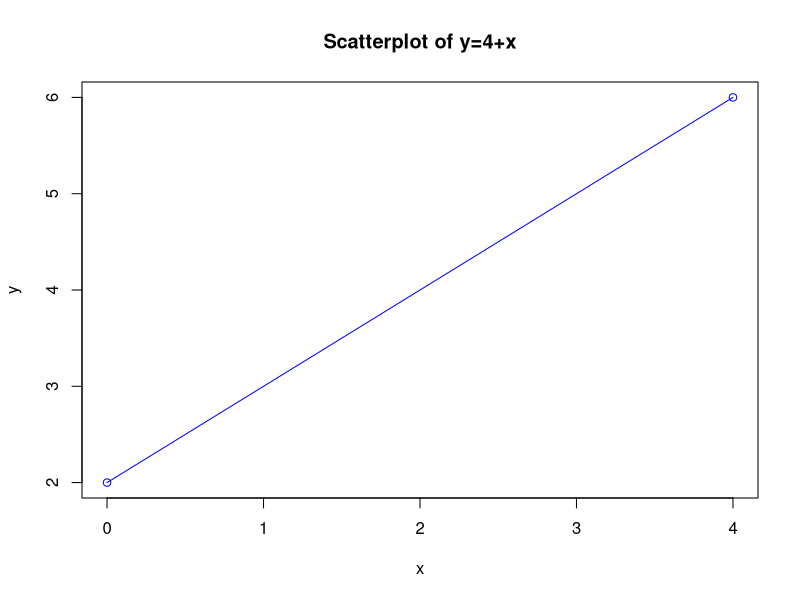
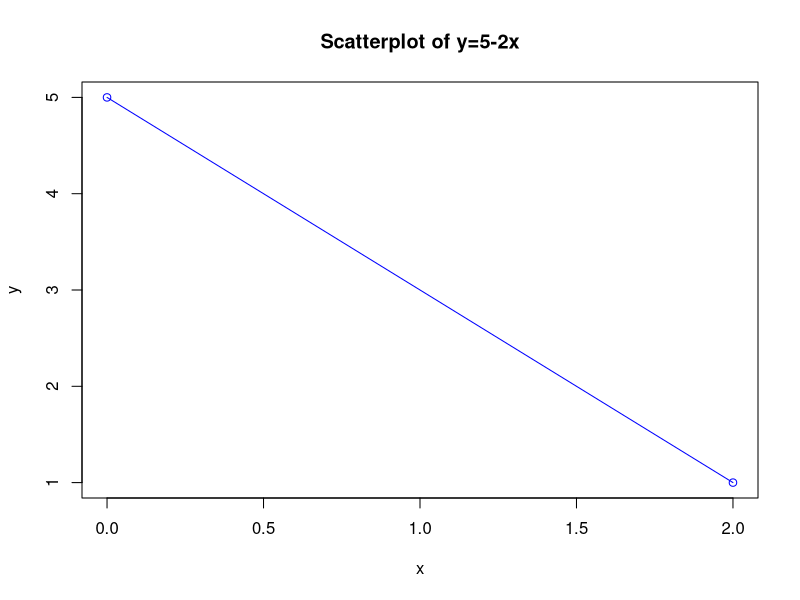
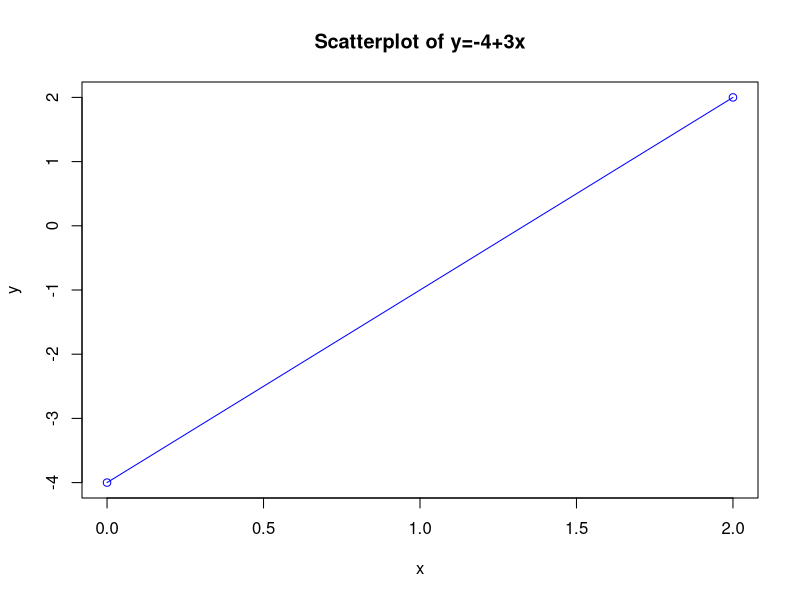
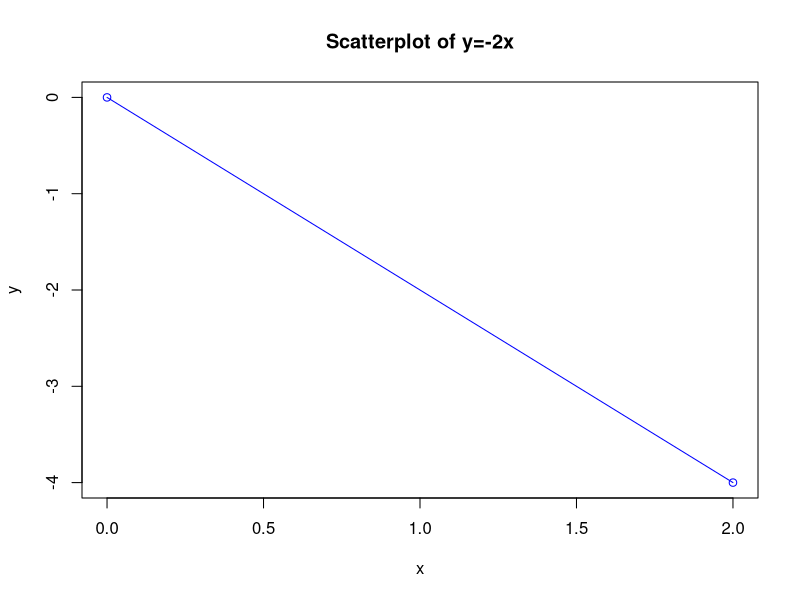
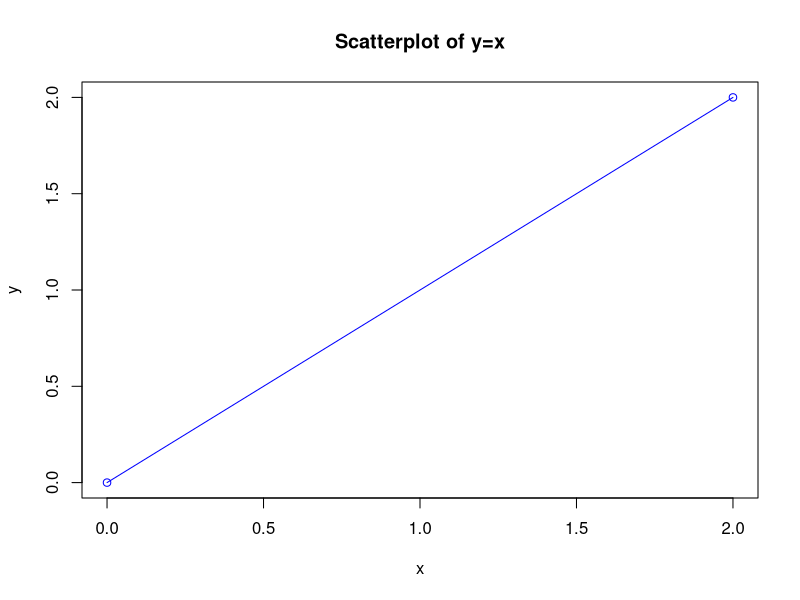
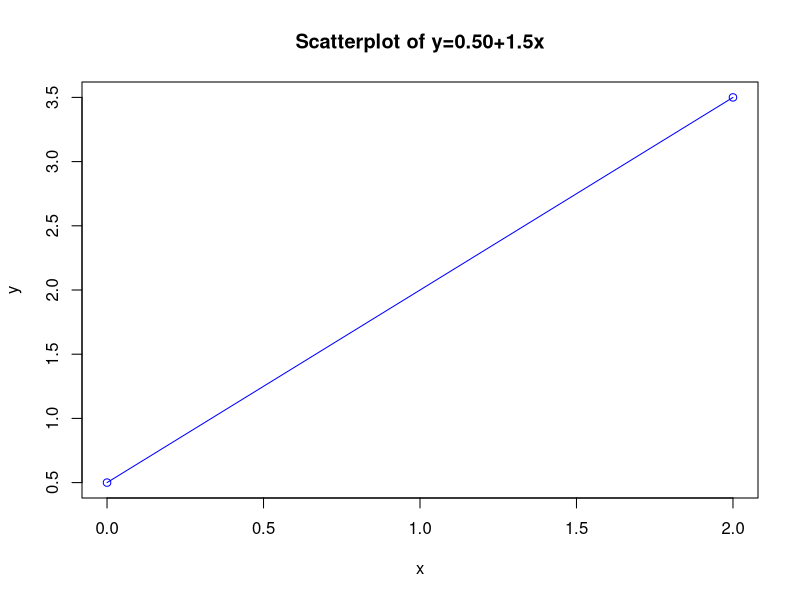

Write the R code that produced these figures, in order.
rm=(list=ls())

#通过两点画折线图
x_a<-c(0,4)#横轴的点
y_a<-c(2,6)#纵轴的点
plot(x_a, y_a, main="Scatterplot of y=4+x", xlab="x", ylab="y", type="o", col="blue")

x_b<-c(0,2)
y_b<-c(5,1)
plot(x_b, y_b, main="Scatterplot of y=5-2x", xlab="x", ylab="y", type="o", col="blue")

x_c<-c(0,2)
y_c<-c(-4,2)
plot(x_c, y_c, main="Scatterplot of y=-4+3x", xlab="x", ylab="y", type="o", col="blue")

x_d<-c(0,2)
y_d<-c(0,-4)
plot(x_d, y_d, main="Scatterplot of y=-2x", xlab="x", ylab="y", type="o", col="blue")

x_e<-c(0,2)
y_e<-c(0,2)
plot(x_e, y_e, main="Scatterplot of y=x", xlab="x", ylab="y", type="o", col="blue")

x_f<-c(0,2)
y_f<-c(.5,3.5)
plot(x_f, y_f, main="Scatterplot of y=0.50+1.5x", xlab="x", ylab="y", type="o", col="blue")

